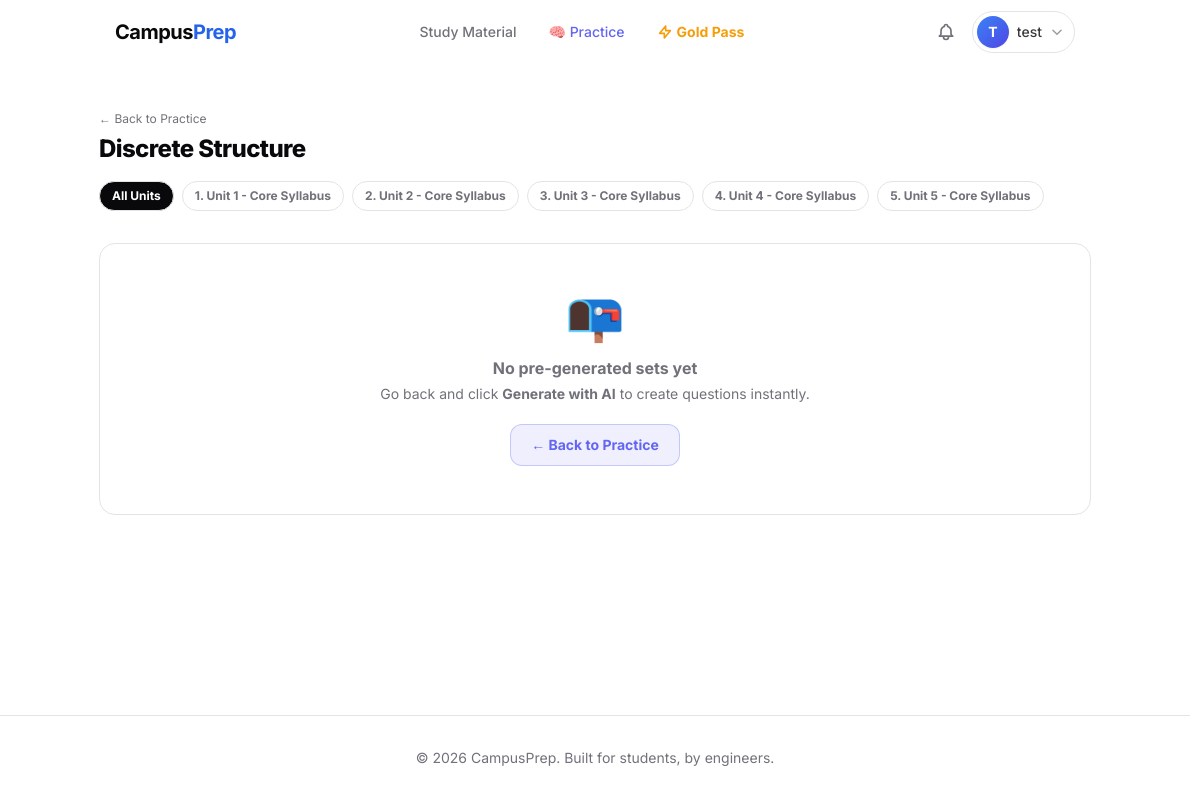
Page /practice/sets/1/ (signed in) on the committed database.
### apps/users/models.py (models this page shows, shortened)
class User(AbstractUser):
    phone_number = models.CharField(max_length=15, blank=True, null=True)
    preferred_branch = models.ForeignKey(
        'academics.Branch',
        on_delete=models.SET_NULL,
        null=True,
        blank=True,
        related_name='users'
    )
    preferred_semester = models.ForeignKey(
        'academics.Semester',
        on_delete=models.SET_NULL,
        null=True,
        blank=True,
        related_name='users'
    )
    active_subscription_valid_until = models.DateField(null=True, blank=True)
    gold_pass_branch = models.ForeignKey(
        'academics.Branch',
        on_delete=models.SET_NULL,
        null=True,
        blank=True,
        related_name='gold_pass_users'
    )
    gold_pass_semester = models.ForeignKey(
        'academics.Semester',
        on_delete=models.SET_NULL,
        null=True,
        blank=True,
        related_name='gold_pass_users'
    )
    active_subscription_plan = models.ForeignKey(
        'products.SubscriptionPlan',
        on_delete=models.SET_NULL,
        null=True,
        blank=True,
        related_name='subscribed_users'
    )

### apps/academics/models.py (models this page shows, shortened)
class Subject(models.Model):
    branch = models.ForeignKey(Branch, on_delete=models.CASCADE, related_name='subjects')
    semester = models.ForeignKey(Semester, on_delete=models.CASCADE, related_name='subjects')
    code = models.CharField(max_length=20, help_text="e.g., CS-402")
    name = models.CharField(max_length=200)
    description = models.TextField(blank=True)
    is_active = models.BooleanField(default=True)
    class Meta:
        unique_together = ('branch', 'semester', 'code')

class Unit(models.Model):
    subject = models.ForeignKey(Subject, on_delete=models.CASCADE, related_name='units')
    number = models.PositiveSmallIntegerField(help_text="Unit number (usually 1-5)")
    name = models.CharField(max_length=200)
    description = models.TextField(blank=True)
    class Meta:
        unique_together = ('subject', 'number')
        ordering = ['number']

### apps/practice/views.py (the view)
# urls.py: path('sets/<int:subject_id>/',        views.question_set_list, name='practice_set_list'),
@login_required
def question_set_list(request, subject_id):
    subject  = get_object_or_404(Subject, id=subject_id, is_active=True)
    unit_id  = request.GET.get('unit')
    unit     = None
    sets_qs  = QuestionSet.objects.filter(subject=subject, is_published=True).prefetch_related('questions')
    if unit_id:
        try:
            unit = Unit.objects.get(id=unit_id, subject=subject)
            sets_qs = sets_qs.filter(unit=unit)
        except Unit.DoesNotExist:
            pass
    return render(request, 'practice/set_list.html', {
        'subject': subject,
        'unit': unit,
        'sets': sets_qs,
        'units': subject.units.all(),
    })

### templates/practice/set_list.html (shortened to what this page needs)
{% extends "base.html" %}
{% block content %}
<div class="max-w-5xl mx-auto py-10 px-4 space-y-8">
  <div class="flex items-center justify-between flex-wrap gap-4">
    <div>
      <a href="{% url 'practice_index' %}" class="text-xs text-muted-foreground hover:text-foreground transition-colors">← Back to Practice</a>
      <h1 class="text-2xl font-extrabold tracking-tight mt-1">
        {{ subject.name }}
      </h1>
    </div>
    <div class="flex flex-wrap gap-2">
      <a href="?{% if not unit %}{% else %}{% endif %}"
         class="text-xs font-bold px-3 py-1.5 rounded-full border border-border {% if not unit %}bg-foreground text-background{% else %}text-muted-foreground hover:bg-muted{% endif %} transition-colors">
        All Units
      </a>
      {% for u in units %}
      <a href="?unit={{ u.id }}"
         class="text-xs font-bold px-3 py-1.5 rounded-full border border-border {% if unit and unit.id == u.id %}bg-foreground text-background{% else %}text-muted-foreground hover:bg-muted{% endif %} transition-colors">
        {{ u.number }}. {{ u.name }}
      </a>
      {% endfor %}
    </div>
  </div>
  {% if sets %}
  <div class="grid grid-cols-1 sm:grid-cols-2 lg:grid-cols-3 gap-5">
    {% for qset in sets %}
    <div class="bg-card border border-border rounded-2xl p-5 shadow-sm flex flex-col gap-3 hover:border-indigo-500/50 transition-colors">
      <div class="flex items-start justify-between gap-2">
        <h2 class="font-bold text-sm text-foreground leading-snug">{{ qset.title }}</h2>
        {% if qset.is_ai_generated %}
        <span class="text-[10px] font-bold uppercase tracking-widest px-2 py-0.5 rounded-full bg-violet-500/10 text-violet-500 flex-shrink-0">AI</span>
        {% endif %}
      </div>
      {% if qset.unit %}
      <p class="text-xs text-muted-foreground">Unit: {{ qset.unit.name }}</p>
      {% else %}
      <p class="text-xs text-muted-foreground">All Units</p>
      {% endif %}
      <div class="flex items-center justify-between mt-auto pt-2 border-t border-border">
        <span class="text-xs text-muted-foreground">{{ qset.question_count }} questions</span>
        <a href="{% url 'practice_quiz' qset.id %}"
           class="px-4 py-1.5 rounded-xl bg-indigo-500/10 text-indigo-500 border border-indigo-500/30 text-xs font-bold hover:bg-indigo-500/20 transition-colors">
          Start →
        </a>
      </div>
    </div>
    {% endfor %}
  </div>
  {% else %}
  <div class="bg-card border border-border rounded-2xl p-12 text-center text-muted-foreground">
    <span class="text-5xl">📭</span>
    <p class="mt-4 font-bold">No pre-generated sets yet</p>
    <p class="text-sm mt-1">Go back and click <strong>Generate with AI</strong> to create questions instantly.</p>
    <a href="{% url 'practice_index' %}" class="inline-block mt-5 px-5 py-2.5 rounded-xl bg-indigo-500/10 text-indigo-500 border border-indigo-500/30 text-sm font-bold hover:bg-indigo-500/20 transition-colors">
      ← Back to Practice
    </a>
  </div>
  {% endif %}
</div>
{% endblock %}

### templates/base.html (shortened to what this page needs)
<!DOCTYPE html>
<html lang="en" class="h-full {% if request.COOKIES.theme == 'dark' %}dark{% endif %}">
<head>
    <script src="https://cdn.tailwindcss.com"></script>
</head>
<body class="min-h-screen flex flex-col font-sans antialiased bg-background text-foreground transition-colors duration-300">
    <header class="sticky top-0 z-50 w-full glass-nav transition-all duration-300">
        <div class="container mx-auto px-4 sm:px-6 lg:px-8">
            <div class="flex items-center justify-between h-16">
                <div class="flex-shrink-0">
                    <a href="{% if user.is_authenticated %}{% url 'dashboard' %}{% else %}{% url 'home' %}{% endif %}" class="text-xl font-bold tracking-tight">
                        Campus<span class="text-blue-600 dark:text-blue-400">Prep</span>
                    </a>
                </div>
                <nav class="hidden md:flex md:space-x-8 items-center">
                    <a href="{% url 'dashboard' %}" class="text-sm font-medium {% if request.resolver_match.url_name == 'dashboard' %}text-primary{% else %}text-muted-foreground hover:text-foreground{% endif %} transition-colors">
                        Study Material
                    </a>
                    <a href="{% url 'practice_index' %}" class="text-sm font-medium {% if 'practice' in request.resolver_match.url_name %}text-indigo-500{% else %}text-muted-foreground hover:text-foreground{% endif %} transition-colors">
                        🧠 Practice
                    </a>
                    <a href="{% if request.user.is_authenticated %}{% url 'checkout_gold_pass' %}?branch={{ request.user.preferred_branch_id }}&semester={{ request.user.preferred_semester_id }}{% else %}{% url 'login' %}{% endif %}" class="text-sm font-bold text-amber-500 hover:text-amber-600 transition-colors flex items-center">
                        <svg class="w-4 h-4 mr-1" fill="none" viewBox="0 0 24 24" stroke="currentColor"><path stroke-linecap="round" stroke-linejoin="round" stroke-width="2.5" d="M13 10V3L4 14h7v7l9-11h-7z"></path></svg>
                        Gold Pass
                    </a>
                </nav>
                <div class="hidden md:flex items-center gap-2">
                    {% if user.is_authenticated %}
                    <a href="{% url 'notifications:list' %}" class="relative p-2 text-muted-foreground hover:text-foreground transition-all duration-200 hover:bg-muted/60 rounded-full"
                       id="notificationsBell"
                       hx-get="{% url 'notifications:unread_count' %}"
                       hx-trigger="load, every 30s, notifications-updated from:body"
                       hx-target="#unreadBadge">
                    </a>
                    <div class="relative" id="userDropdownContainer">
                        <button id="userDropdownBtn" class="flex items-center gap-2 rounded-full p-1 pr-2.5 border border-border hover:border-muted-foreground/40 hover:bg-muted/60 transition-all duration-200 focus:outline-none group">
                            <div class="w-8 h-8 rounded-full bg-gradient-to-br from-blue-500 to-indigo-600 flex items-center justify-center text-white text-sm font-bold flex-shrink-0 shadow-sm">
                                {{ user.username|slice:":1"|upper }}
                            </div>
                            <span class="text-sm font-medium text-foreground/80 group-hover:text-foreground max-w-[80px] truncate transition-colors">{{ user.username }}</span>
                            <svg class="w-3.5 h-3.5 text-muted-foreground/70 transition-transform duration-200" id="dropdownChevron" fill="none" viewBox="0 0 24 24" stroke="currentColor"><path stroke-linecap="round" stroke-linejoin="round" stroke-width="2.5" d="M19 9l-7 7-7-7"></path></svg>
                        </button>
                    </div>
                    {% else %}
                    <a href="{% url 'login' %}" class="text-sm font-medium text-muted-foreground hover:text-foreground transition-colors">Log in</a>
                    <a href="{% url 'signup' %}" class="bg-primary text-primary-foreground hover:bg-primary/90 px-4 py-2 rounded-md text-sm font-medium transition-colors shadow-sm">Sign up</a>
                    {% endif %}
                </div>
            </div>
        </div>
    </header>
    <main class="flex-grow">
        {% block content %}{% endblock %}
    </main>
    <footer class="border-t border-border mt-auto py-8">
        <div class="container mx-auto px-4 text-center text-sm text-muted-foreground">
            &copy; 2026 CampusPrep. Built for students, by engineers.
        </div>
    </footer>
</body>
</html>

### templates/base.html (style rules this page uses)
.glass-nav { background: rgba(255, 255, 255, 0.7); backdrop-filter: blur(12px); -webkit-backdrop-filter: blur(12px); border-bottom: 1px solid rgba(255, 255, 255, 0.2); }
* { scrollbar-width: thin; scrollbar-color: hsl(var(--muted-foreground) / 0.2) transparent; }

### rows in the picture
User: username "T", username "test"
Subject: name "Discrete Structure"
Unit: number "1", name "Unit 1 - Core Syllabus"
Unit: number "2", name "Unit 2 - Core Syllabus"
Unit: number "3", name "Unit 3 - Core Syllabus"
Unit: number "4", name "Unit 4 - Core Syllabus"
Unit: number "5", name "Unit 5 - Core Syllabus"
